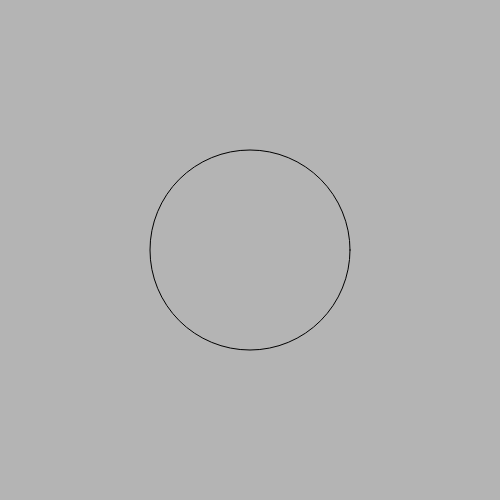
Frame 1 (no input)
Frame 60 (no input): identical to frame 1, image omitted
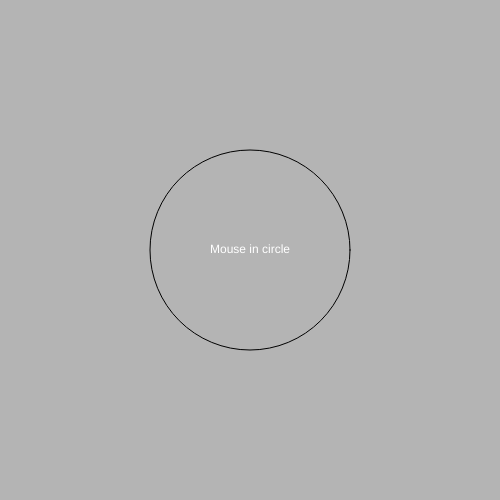
Frame 120 (the mouse pressed at the canvas centre since frame 60)

The p5.js sketch that drew these frames (run headless with seeded random() and noise() and a simulated clock; from frame 60 on, the mouse is pressed at the canvas centre):

// p5.js sketch
// ── sketch.js
var c0 = {x: 250, y: 250, r: 100}

function setup() {
    createCanvas(500, 500);
    textAlign(CENTER, CENTER);
}

function draw() {
    background(180);
    
    // Display circles
    noFill();
    ellipse(c0.x, c0.y, c0.r * 2, c0.r * 2);

    // Display detection status
    fill(255);
    if (isPointInCircle(mouseX, mouseY, c0.x, c0.y, c0.r)) {
        text("Mouse in circle", width / 2, height / 2);
    }
}

function isPointInCircle(px, py, cx, cy, cr) {
    return (dist(px, py, cx, cy) < cr)
}
